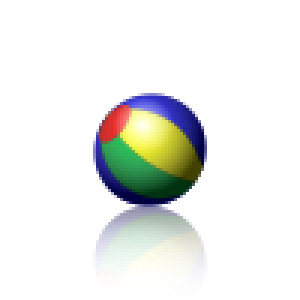
#> input picture best_tests/Animated_PNG_example_bouncing_beach_ball.png, 100 x 100 px (shown 3 times larger); its folder holds only this picture in this run
$ python -i images2.py   (imports and definitions only)
#> lines starting #> are read from the running program, lines starting #| are printed output that depends on the picture
from PIL import Image, ImageOps, ImageFilter, UnidentifiedImageError
import os

def alter_image(image_path, output_folder):
#> called with output_folder = 'out.png'
    if not os.path.exists(output_folder):
        os.makedirs(output_folder)

    try:
        img = Image.open(image_path)
#> img is the input picture: PIL image 100x100 RGBA; mean R, G, B, A 20.9, 23.7, 18, 31.1
    except UnidentifiedImageError:
        print(f"Cannot identify the image at {image_path}. Skipping...")
        return

    filename = os.path.basename(image_path).split('.')[0]

    # Convert to different color models and save
    for color_model in ['L', 'P', 'RGB', 'RGBA']:
        try:
            converted = img.convert(color_model)
            converted.save(os.path.join(output_folder, f'{filename}_{color_model}.png'))
        except Exception as e:
            print(f"Error while converting to {color_model}: {e}")
#> this loop made 4 passes
#> pass 1, in alter_image, `converted = img.convert(color_model)`:
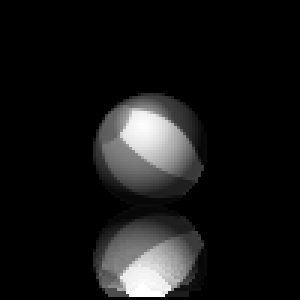
#> converted: PIL image 100x100 L (shown 3 times larger); min 0, max 255, mean 22.2
#> pass 2, in alter_image, `converted = img.convert(color_model)`:
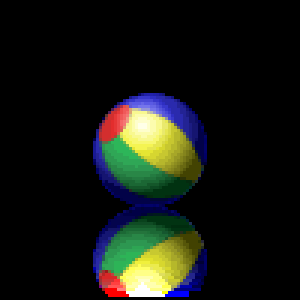
#> converted: PIL image 100x100 P (shown 3 times larger); mean R, G, B 20.8, 23.6, 18

    # Extreme dimensions
    img.resize((1, 1)).save(os.path.join(output_folder, f'{filename}_1x1.png'))
    img.resize((3000, 3000)).save(os.path.join(output_folder, f'{filename}_3000x3000.png'))
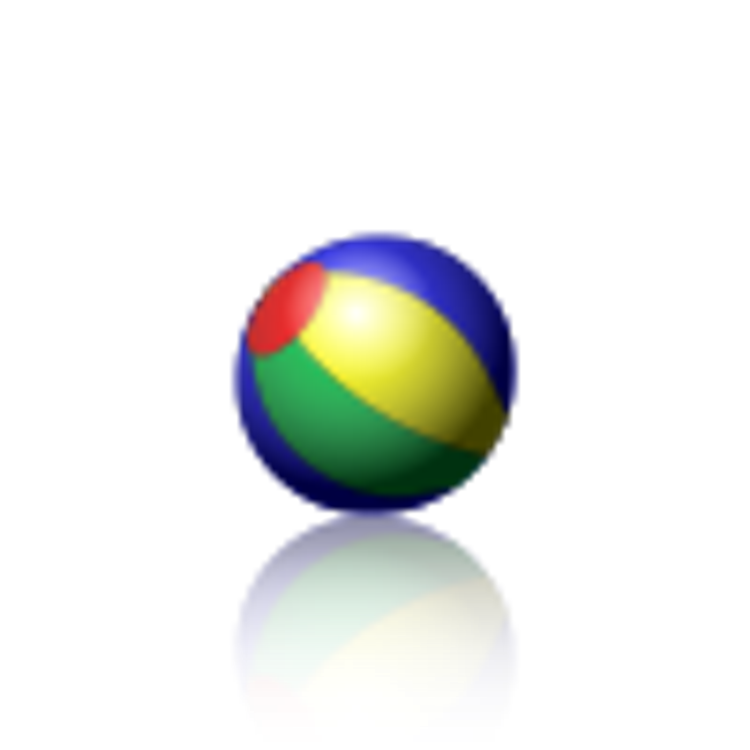
#> saved as Animated_PNG_example_bouncing_beach_ball_3000x3000.png: PIL image 3000x3000 RGBA (shown at 1/4 size); mean R, G, B, A 20.9, 23.8, 18.8, 31.2; transparent parts drawn white

    # Apply filters
    for filter_name, filter_obj in [("CONTOUR", ImageFilter.CONTOUR), ("EMBOSS", ImageFilter.EMBOSS)]:
        try:
            filtered_img = img.filter(filter_obj)
            filtered_img.save(os.path.join(output_folder, f'{filename}_{filter_name}.png'))
        except ValueError:
            # Convert to 'RGB' and then apply filter
            rgb_img = img.convert('RGB')
            filtered_img = rgb_img.filter(filter_obj)
            filtered_img.save(os.path.join(output_folder, f'{filename}_{filter_name}_fromRGB.png'))
#> this loop made 2 passes
#> pass 1, in alter_image, `filtered_img = img.filter(filter_obj)`:
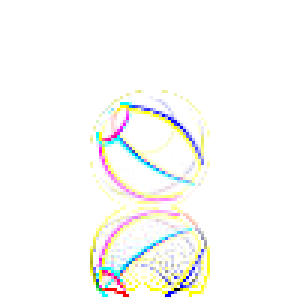
#> filtered_img: PIL image 100x100 RGBA (shown 3 times larger); mean R, G, B, A 239.3, 239.2, 235.1, 240.3; transparent parts drawn white
#> pass 2, in alter_image, `filtered_img = img.filter(filter_obj)`:
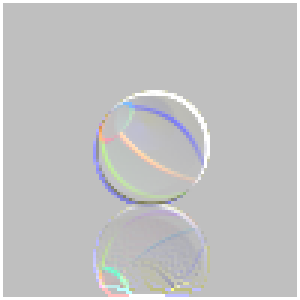
#> filtered_img: PIL image 100x100 RGBA (shown 3 times larger); mean R, G, B, A 122.6, 122.7, 122.7, 122.9; transparent parts drawn white

# [12 lines not run here, left out]

>>> result = alter_image('best_tests/Animated_PNG_example_bouncing_beach_ball.png', 'out.png')

$ run again, on best_tests/toucan copy.png
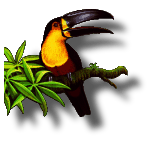
#> input picture best_tests/toucan copy.png, 162 x 150 px
#> in alter_image, img is the input picture: PIL image 162x150 P; mean R, G, B, A 20.9, 19.6, 2.4, 85.7
#> in alter_image, `img.resize((3000, 3000)).save(os.path.join(output_folder, f'{filename}..`:
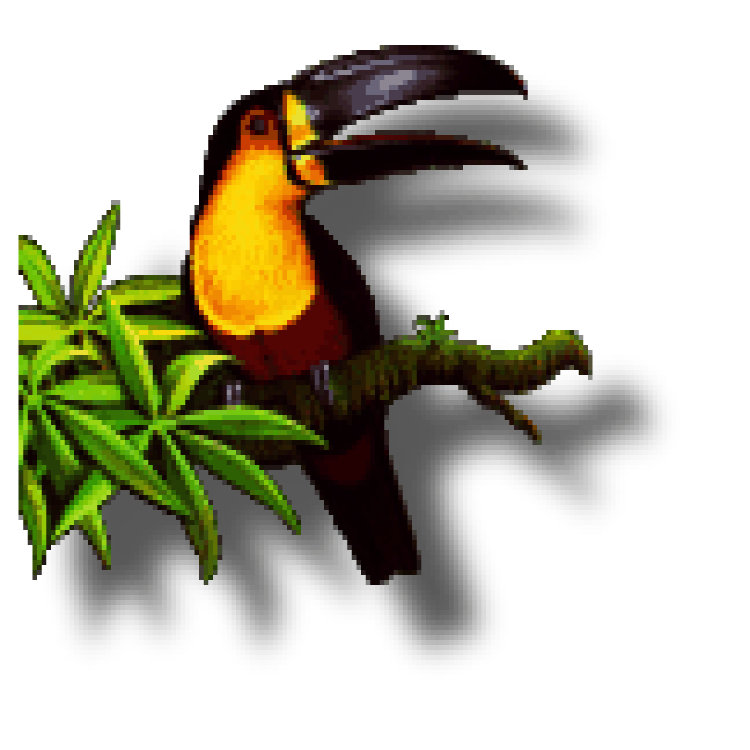
#> saved as toucan copy_3000x3000.png: PIL image 3000x3000 P (shown at 1/4 size); mean R, G, B, A 20.9, 19.6, 2.4, 85.7; transparent parts drawn white
#> the loop in alter_image, `for filter_name, filter_obj in [("CONTOUR", ImageFilter.CONTOUR), ("EM..` made 2 passes
#> pass 2, in alter_image, `filtered_img = rgb_img.filter(filter_obj)`:
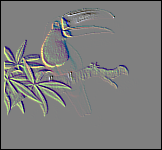
#> filtered_img: PIL image 162x150 RGB; mean R, G, B 124.7, 124.8, 124.7
